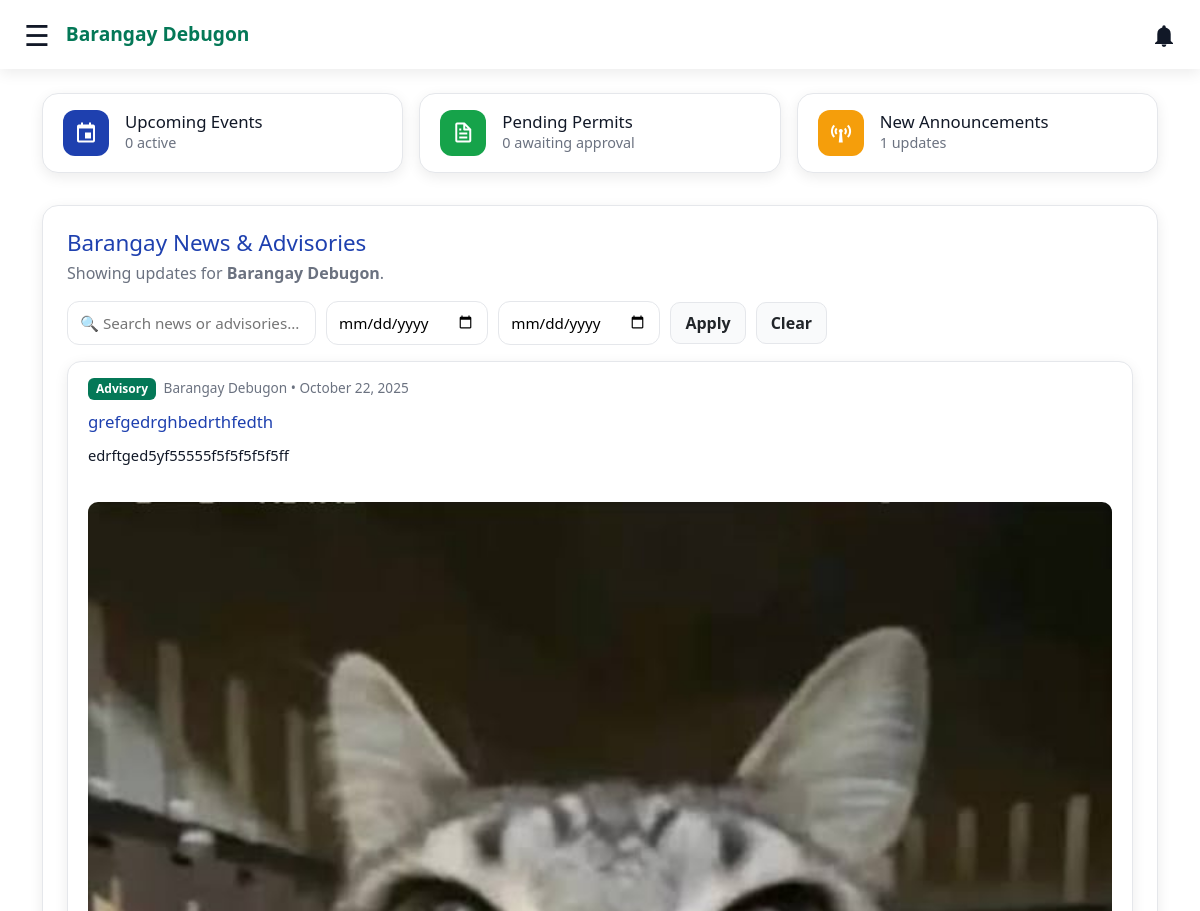
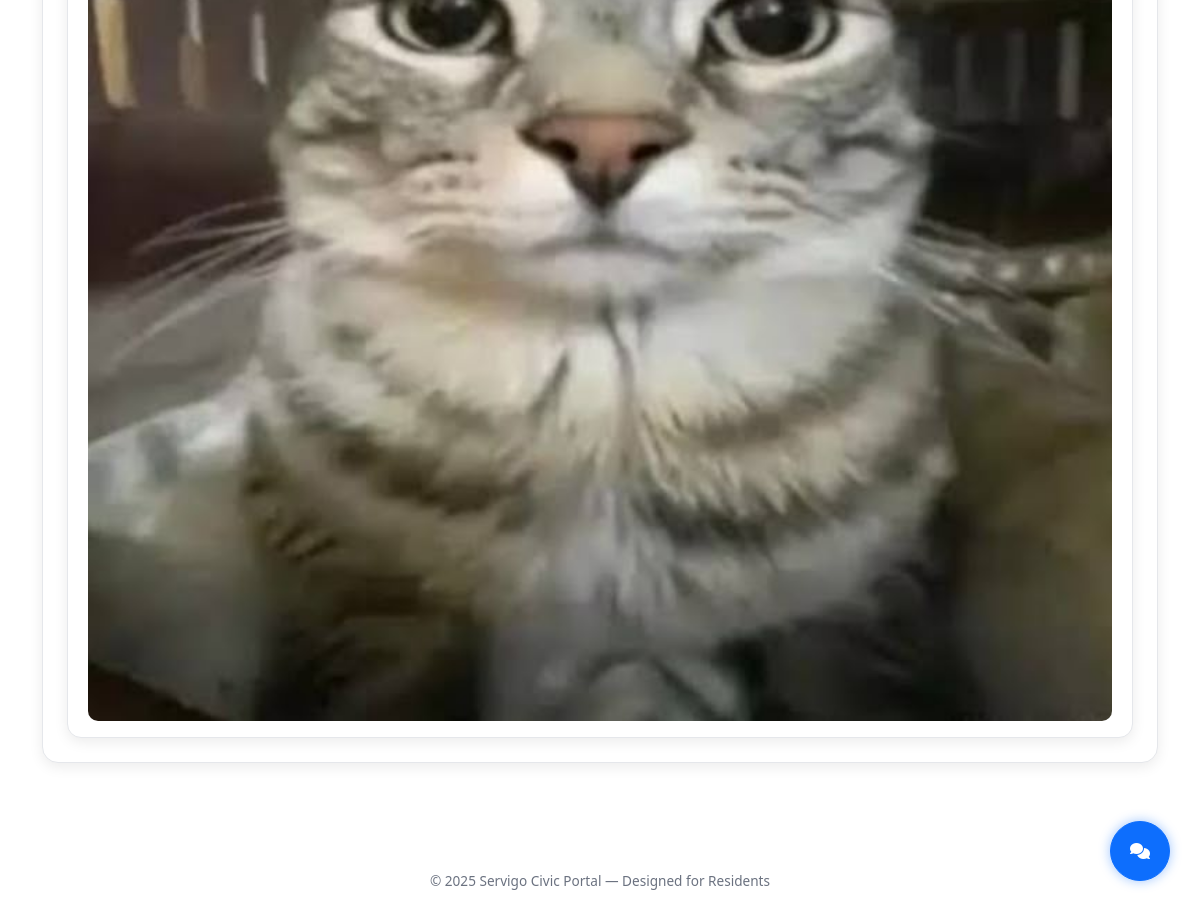
/Resident/residentsPage.php (signed in), run on the app's committed database (2 pictures, top to bottom).
### tables this page shows
CREATE TABLE `announcements` (
  `id` bigint(20) NOT NULL,
  `barangay_name` text NOT NULL,
  `title` text NOT NULL,
  `description` text NOT NULL,
  `category` varchar(100) NOT NULL DEFAULT 'Advisory',
  `image_url` text DEFAULT NULL,
  `image_path` text DEFAULT NULL,
  `created_at` datetime DEFAULT current_timestamp()
);

### Resident/residentsPage.php (the view, shortened to what this page needs)
<?php
include 'Components/topbar.php';
$resident_id = $_SESSION['sg_id'] ?? null;
$barangay    = $_SESSION['sg_brgy'] ?? 'Unknown Barangay';
$today = date('Y-m-d H:i:s');
$eventCount = 0;
$stmt = $conn->prepare("SELECT COUNT(*) FROM barangay_events WHERE barangay_name=? AND start_date >= ?");
$stmt->bind_param("ss", $barangay, $today);
$stmt->execute();
$stmt->bind_result($eventCount);
$permitCount = 0;
if ($resident_id) {
  $tables = [
    "barangay_clearance_requests",
    "residency_requests",
    "indigency_requests",
    "goodmoral_requests",
    "soloparent_requests",
    "latebirth_requests",
    "norecord_requests",
    "ojt_requests",
    "business_permit_requests"
  ];
  foreach ($tables as $tbl) {
    if ($conn->query("SHOW TABLES LIKE '$tbl'")->num_rows > 0) {
      $stmt = $conn->prepare("SELECT COUNT(*) FROM `$tbl` WHERE resident_id=? AND status='Pending'");
      $stmt->bind_param("i", $resident_id);
      $stmt->execute();
      $stmt->bind_result($count);
      $permitCount += $count;
    }
  }
}
$announcementCount = 0;
$stmt = $conn->prepare("SELECT COUNT(*) FROM announcements WHERE barangay_name=?");
$stmt->bind_param("s", $barangay);
$stmt->execute();
$stmt->bind_result($announcementCount);
$q        = trim($_GET['q'] ?? '');
$from     = $_GET['from'] ?? '';
$to       = $_GET['to'] ?? '';
$sql = "SELECT id, barangay_name, title, description, category, image_url, created_at
        FROM announcements
        WHERE barangay_name = ?";
$params = [$barangay];
$types  = "s";
$sql .= " ORDER BY created_at DESC";
$stmt = $conn->prepare($sql);
$stmt->bind_param($types, ...$params);
$stmt->execute();
$result = $stmt->get_result();
$announcements = $result->fetch_all(MYSQLI_ASSOC);
?>
<!DOCTYPE html>
<html lang="en">
<head>
<link href="https://unpkg.com/boxicons@2.1.4/css/boxicons.min.css" rel="stylesheet">
</head>
<body>
<main class="container">
  <section class="summary-grid">
    <div class="summary-card">
      <div class="summary-icon events"><i class='bx bx-calendar-event'></i></div>
      <div class="summary-info">
        <h4>Upcoming Events</h4>
        <p><?= $eventCount ?> active</p>
      </div>
    </div>
    <div class="summary-card">
      <div class="summary-icon permits"><i class='bx bx-file'></i></div>
      <div class="summary-info">
        <h4>Pending Permits</h4>
        <p><?= $permitCount ?> awaiting approval</p>
      </div>
    </div>
    <div class="summary-card">
      <div class="summary-icon announcements"><i class='bx bx-broadcast'></i></div>
      <div class="summary-info">
        <h4>New Announcements</h4>
        <p><?= $announcementCount ?> updates</p>
      </div>
    </div>
  </section>
  <section class="dashboard-card">
    <h2>Barangay News & Advisories</h2>
    <p class="muted">Showing updates for <strong><?= htmlspecialchars($barangay) ?></strong>.</p>
    <form method="GET" class="controls">
      <input id="q" name="q" class="input" value="<?= htmlspecialchars($q) ?>" placeholder="🔍 Search news or advisories...">
      <input id="from" name="from" type="date" class="input" value="<?= htmlspecialchars($from) ?>">
      <input id="to" name="to" type="date" class="input" value="<?= htmlspecialchars($to) ?>">
      <button type="submit" class="ghost">Apply</button>
      <a href="residentsPage.php" class="ghost">Clear</a>
    </form>
    <div class="news-grid">
      <?php if (empty($announcements)): ?>
        <div class="empty">No announcements found for your filters.</div>
      <?php else: ?>
        <?php foreach ($announcements as $item): ?>
          <article class="news">
            <div class="meta">
              <span class="tag"><?= htmlspecialchars($item['category']) ?></span>
              <?= htmlspecialchars($item['barangay_name']) ?> • <?= date('F j, Y', strtotime($item['created_at'])) ?>
            </div>
            <h3><?= htmlspecialchars($item['title']) ?></h3>
            <p class="desc"><?= nl2br(htmlspecialchars($item['description'])) ?></p>
            <?php if (!empty($item['image_url'])): ?>
              <img src="/<?= ltrim(htmlspecialchars($item['image_url']), '/') ?>" alt="Announcement Image" style="width:100%;border-radius:10px;margin-top:.5rem;">
            <?php endif; ?>
          </article>
        <?php endforeach; ?>
      <?php endif; ?>
    </div>
  </section>
</main>
<footer>© 2025 Servigo Civic Portal — Designed for Residents</footer>
</body>
</html>

### Resident/Components/topbar.php (style rules this page uses)
:root { --brand-green:#047857;--accent-blue:#3b82f6; --bg:#f9fafb;--text:#1e293b;--white:#fff;--muted:#64748b; --shadow:0 2px 8px rgba(0,0,0,.08);--radius:12px;--transition:.25s ease; }
* { margin:0;padding:0;box-sizing:border-box; }
body { font-family:"Parkinsans","Outfit",sans-serif;background:var(--bg);color:var(--text); }

### Resident/residentsPage.php (style rules this page uses)
:root { --brand-green:#047857; --brand-blue:#1e40af; --accent:#16a34a; --muted:#6b7280; --text:#111827; --white:#fff; --bg:#f5f7fa; --border:#e5e7eb; --shadow:0 4px 14px rgba(0,0,0,0.08); --radius:16px; --transition:0.3s ease; }
* { box-sizing:border-box;margin:0;padding:0 }
body { font-family:"Parkinsans","Outfit","Roboto",system-ui,sans-serif; background:var(--bg); color:var(--text); line-height:1.6; }
a { text-decoration:none;color:inherit }
.container { max-width:1200px;margin:auto;padding:24px 16px }
section { margin-bottom:2rem }
.summary-grid { display:grid;gap:1rem; grid-template-columns:repeat(auto-fit,minmax(220px,1fr)); margin-bottom:2rem; }
.summary-card { background:var(--white); border-radius:var(--radius); border:1px solid var(--border); box-shadow:var(--shadow); padding:1rem 1.25rem; display:flex;align-items:center;gap:1rem; transition:transform var(--transition),box-shadow var(--transition); }
.summary-icon { width:46px;height:46px;border-radius:12px; display:flex;align-items:center;justify-content:center; font-size:1.5rem;color:#fff; }
.summary-icon.events { background:var(--brand-blue) }
.summary-icon.permits { background:var(--accent) }
.summary-icon.announcements { background:#f59e0b }
.summary-info h4 { margin:0;font-size:1.05rem;color:var(--text) }
.summary-info p { margin:0;font-size:.9rem;color:var(--muted) }
.dashboard-card { background:var(--white); border:1px solid var(--border); border-radius:var(--radius); box-shadow:var(--shadow); padding:1.5rem; transition:var(--transition); }
.dashboard-card h2 { color:var(--brand-blue); font-size:1.4rem; margin-bottom:.25rem; }
.dashboard-card p.muted { color:var(--muted);margin-bottom:1rem }
.controls { display:flex;flex-wrap:wrap;gap:10px; margin-bottom:1rem;align-items:center; }
.input { border:1px solid var(--border); border-radius:12px; padding:10px 12px; font-size:.95rem; }
.ghost { all:unset; cursor:pointer; border:1px solid var(--border); padding:8px 14px; border-radius:10px; font-weight:600; background:#f9fafb; transition:var(--transition); }
.news-grid { display:grid; grid-template-columns:repeat(auto-fit,minmax(320px,1fr)); gap:1rem; }
.news { background:var(--white); border:1px solid var(--border); border-radius:14px; padding:1rem 1.25rem; box-shadow:var(--shadow); display:flex;flex-direction:column; gap:.75rem; animation:fadeIn .5s ease; }
.news h3 { margin:0;font-size:1.05rem;color:var(--brand-blue) }
.news .meta { font-size:.85rem; color:var(--muted); }
.news .desc { font-size:.92rem; color:var(--text); line-height:1.45; overflow:hidden; white-space:pre-wrap; max-height:6.2em; transition:max-height .3s ease; }
.news .tag { display:inline-block; background:var(--brand-green); color:#fff; padding:2px 8px; border-radius:6px; font-size:.75rem; font-weight:600; margin-right:4px; }
footer { text-align:center; color:var(--muted); font-size:.85rem; padding:20px; margin-top:2rem; }

### data on the page
announcements: category "Advisory", barangay_name "Barangay Debugon", created_at "October 22, 2025", title "grefgedrghbedrthfedth", description "edrftged5yf55555f5f5f5f5f5ff", image_url (picture)

### other printed values
$barangay "Barangay Debugon"
$eventCount "0"
$permitCount "0"
$announcementCount "1"
